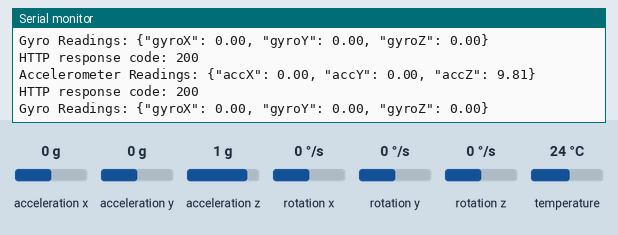
Simulated run of this sketch. Board: ESP32. Shown: the last lines printed to the serial monitor. The test bench sets the inputs (shaded band); at power-on: acceleration x 0 g, acceleration z 1 g, rotation x 0 °/s, acceleration y 0 g, rotation y 0 °/s, rotation z 0 °/s, temperature 24 °C. WiFi joins after 1.5 s; servers stay silent unless stated; uploads are accepted with an empty reply.

Above: at 3.2 s.
3.3 s: acceleration x set to -0.2 g
At 3.55 s:
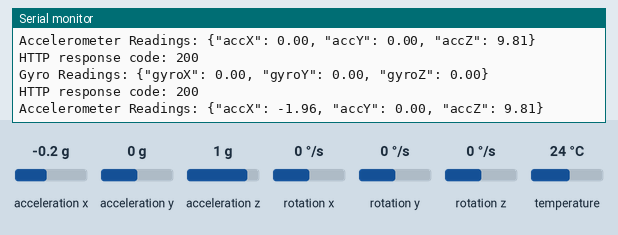
7.8 s: acceleration z set to 0.1 g
At 8.92 s:
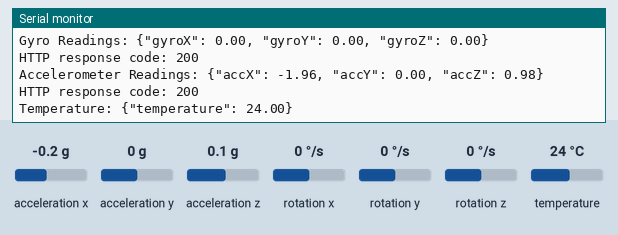
10.8 s: acceleration z set to -0.2 g
At 10.93 s:
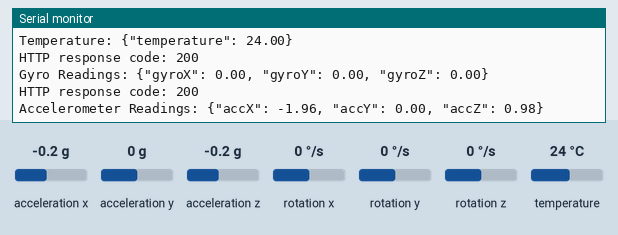
12.3 s: rotation x set to -2 °/s
At 12.5 s:
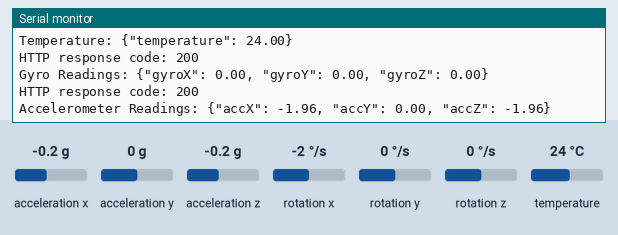
Timing chart, 0 to 15.3 s (numbered marks = the images above; inputs shaded):
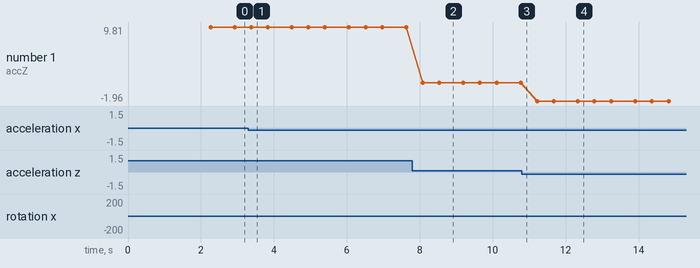

The sketch:

accelometersensor.ino
```cpp
#include <Arduino.h>
#include <WiFi.h>
#include <Adafruit_MPU6050.h>
#include <Adafruit_Sensor.h>
#include <WiFiClientSecure.h>
#include <HTTPClient.h>

//  SCL Pin - GPIO22
// SDA Pin - GPIO21

const char *ssid = "Chandana";
const char *password = "nenu cheppanu";
const char *serverUrl = "https://c686-2401-4900-62cc-eae-d511-b0a2-7c94-f553.ngrok-free.app";

Adafruit_MPU6050 mpu;
sensors_event_t a, g, temp;

unsigned long lastTime = 0;
unsigned long lastTimeTemperature = 0;
unsigned long lastTimeAcc = 0;
unsigned long gyroDelay = 10;
unsigned long temperatureDelay = 1000;
unsigned long accelerometerDelay = 200;

WiFiClientSecure client;
HTTPClient http;

void initMPU()
{
    if (!mpu.begin())
    {
        Serial.println("Failed to find MPU6050 chip");
        while (1)
        {
            delay(10);
        }
    }
    Serial.println("MPU6050 Found!");
}

void initWiFi()
{
    WiFi.mode(WIFI_STA);
    WiFi.begin(ssid, password);
    Serial.println("");
    Serial.print("Connecting to WiFi...");
    while (WiFi.status() != WL_CONNECTED)
    {
        Serial.print(".");
        delay(1000);
    }
    Serial.println("");
    Serial.println("WiFi connected");
    Serial.println("IP address: " + WiFi.localIP().toString());
}

String getGyroReadings()
{
    mpu.getEvent(&a, &g, &temp);

    float gyroX = g.gyro.x;
    float gyroY = g.gyro.y;
    float gyroZ = g.gyro.z;

    String readings = "{\"gyroX\": " + String(gyroX) +
                      ", \"gyroY\": " + String(gyroY) +
                      ", \"gyroZ\": " + String(gyroZ) + "}";

    return readings;
}

String getAccReadings()
{
    mpu.getEvent(&a, &g, &temp);

    float accX = a.acceleration.x;
    float accY = a.acceleration.y;
    float accZ = a.acceleration.z;

    String readings = "{\"accX\": " + String(accX) +
                      ", \"accY\": " + String(accY) +
                      ", \"accZ\": " + String(accZ) + "}";

    return readings;
}

String getTemperature()
{
    mpu.getEvent(&a, &g, &temp);

    float temperature = temp.temperature;

    String readings = "{\"temperature\": " + String(temperature) + "}";

    return readings;
}

void sendReadingsToServer(const String &readings, const String &sensorType)
{

    String payload = "{\"sensor_type\":\"" + sensorType + "\",\"readings\":" + readings + "}";

    http.begin(client, serverUrl);
    http.addHeader("Content-Type", "application/json");
    int httpResponseCode = http.POST(payload);

    if (httpResponseCode > 0)
    {
        Serial.print("HTTP response code: ");
        Serial.println(httpResponseCode);
    }
    else
    {
        Serial.print("Error sending request. HTTP error code: ");
        Serial.println(httpResponseCode);
    }

    http.end();
}

void setup()
{

    Serial.begin(9600);
    Serial.println("Initializing MPU6050...");
    initWiFi();
    initMPU();
}

void loop()
{
    if ((millis() - lastTime) > gyroDelay)
    {
        String gyroReadings = getGyroReadings();
        Serial.println("Gyro Readings: " + gyroReadings);
        sendReadingsToServer(gyroReadings, "gyro");
        lastTime = millis();
    }
    if ((millis() - lastTimeAcc) > accelerometerDelay)
    {
        String accReadings = getAccReadings();
        Serial.println("Accelerometer Readings: " + accReadings);
        sendReadingsToServer(accReadings, "accelerometer");
        lastTimeAcc = millis();
    }
    if ((millis() - lastTimeTemperature) > temperatureDelay)
    {
        String tempReadings = getTemperature();
        Serial.println("Temperature: " + tempReadings);
        sendReadingsToServer(tempReadings, "temperature");
        lastTimeTemperature = millis();
    }
}
```

OM2Mhttprequest.ino
```cpp

```

heartratesensor.ino
```cpp

```

joystick.ino
```cpp

```

pirsensor.ino
```cpp

```

thingspeakrequest.ino
```cpp

```

ultrasonicsensor.ino
```cpp

```

weightsensor.ino
```cpp

```

Measured:
- the behaviour switches between 0 and -0.1 g on acceleration x (found by bisection; images 0 and 1)
- the behaviour switches between 0 and -0.1 g on acceleration z (found by bisection; images 2 and 3)
- after the input at 3.3 s, the serial monitor: prints a new line after 0.08 s (image 1)
- after the input at 7.8 s, the serial monitor: prints a new line after 0.28 s (image 2)
- plotted number 1: 9.81 → 0.98 after the input at 7.8 s
